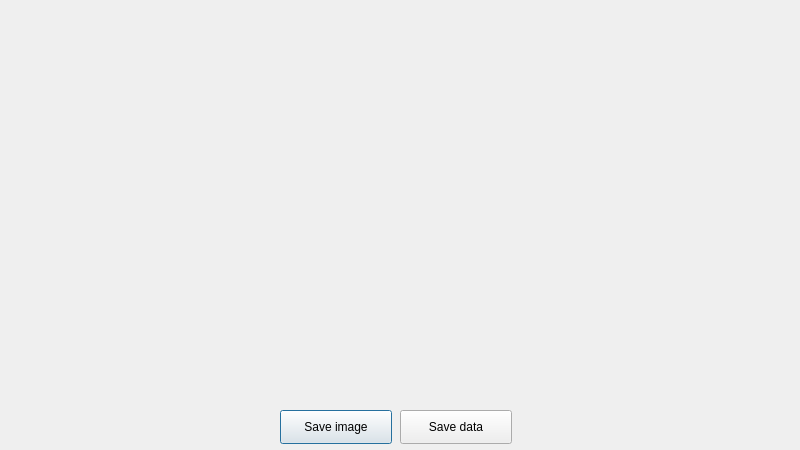
<?xml version="1.0" encoding="UTF-8"?>
<ui version="4.0">
 <class>Dialog</class>
 <widget class="QDialog" name="Dialog">
  <property name="geometry">
   <rect>
    <x>0</x>
    <y>0</y>
    <width>800</width>
    <height>450</height>
   </rect>
  </property>
  <property name="windowTitle">
   <string>Land Degradation Timeseries</string>
  </property>
  <widget class="QPushButton" name="pushButton">
   <property name="geometry">
    <rect>
     <x>280</x>
     <y>410</y>
     <width>112</width>
     <height>34</height>
    </rect>
   </property>
   <property name="text">
    <string>Save image</string>
   </property>
  </widget>
  <widget class="QPushButton" name="pushButton_2">
   <property name="geometry">
    <rect>
     <x>400</x>
     <y>410</y>
     <width>112</width>
     <height>34</height>
    </rect>
   </property>
   <property name="text">
    <string>Save data</string>
   </property>
  </widget>
 </widget>
 <resources/>
 <connections/>
</ui>
